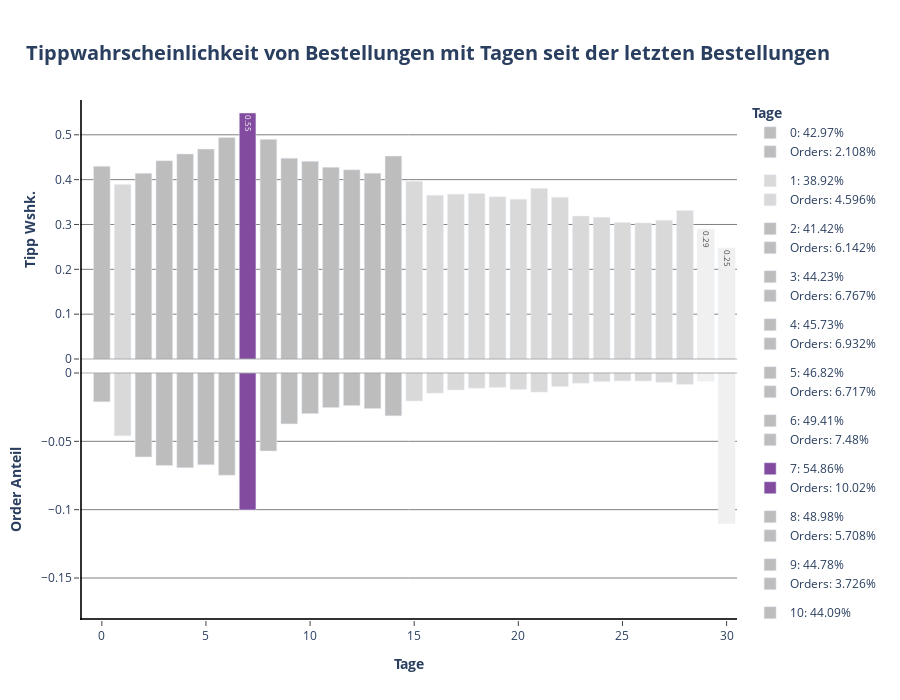

Notebook code for this chart:
### Code cell
# Plot P3: Days_since_prior_order
fig1 = make_subplots(cols= 1, rows= 2, shared_xaxes= True, shared_yaxes= False, vertical_spacing= 0)

for days_since_prior_order in df_days_since_prior_order.days_since_prior_order:

 if df_days_since_prior_order[df_days_since_prior_order.days_since_prior_order == days_since_prior_order].tip_norm.values >= 0.5:
  color = px.colors.sequential.Purpor[5]
  text= df_days_since_prior_order.loc[df_days_since_prior_order.days_since_prior_order == days_since_prior_order].tip_norm.values.round(2)

  fig1.add_trace(
   go.Bar(
    x= df_days_since_prior_order.loc[df_days_since_prior_order.days_since_prior_order == days_since_prior_order].days_since_prior_order,
    y= df_days_since_prior_order.loc[df_days_since_prior_order.days_since_prior_order == days_since_prior_order].tip_norm,
    name= f"{int(days_since_prior_order)}: {(df_days_since_prior_order.loc[df_days_since_prior_order.days_since_prior_order == days_since_prior_order].tip_norm.values[0] * 100).round(2)}%",
    showlegend= True,
    marker= dict(color= color),
    width= 0.8,
    text= text,
    base= 0,
    legendgroup= f"{days_since_prior_order}",
    hovertemplate = f"<b>{df_days_since_prior_order.loc[df_days_since_prior_order.days_since_prior_order == days_since_prior_order].days_since_prior_order.values[0]}</b><br><br>" +
                "Tipp: %{y}<br>" +
                "<extra></extra>"
   ),
   col= 1,
   row= 1
  )

  fig1.add_trace(
   go.Bar(
    x= df_days_since_prior_order.loc[df_days_since_prior_order.days_since_prior_order == days_since_prior_order].days_since_prior_order,
    y= df_days_since_prior_order.loc[df_days_since_prior_order.days_since_prior_order == days_since_prior_order].orders_norm,
    name= f"Orders: {(df_days_since_prior_order.loc[df_days_since_prior_order.days_since_prior_order == days_since_prior_order].orders_norm.values[0] * 100).round(3)}%",
    base = -df_days_since_prior_order.loc[df_days_since_prior_order.days_since_prior_order == days_since_prior_order].orders_norm,
    showlegend= True,
    marker= dict(color= color),
    width= 0.8,
    legendgroup= f"{days_since_prior_order}",
    hovertemplate = f"<b>{df_days_since_prior_order.loc[df_days_since_prior_order.days_since_prior_order == days_since_prior_order].days_since_prior_order.values[0]}</b><br><br>" +
                "Tipp: %{y}<br>" +
                "<extra></extra>"
   ),
   col= 1,
   row= 2
  )

 elif 0.4 < df_days_since_prior_order.loc[df_days_since_prior_order.days_since_prior_order == days_since_prior_order].tip_norm.values < 0.5:
  color= px.colors.sequential.Greys[3]

  fig1.add_trace(
   go.Bar(
    x= df_days_since_prior_order.loc[df_days_since_prior_order.days_since_prior_order == days_since_prior_order].days_since_prior_order,
    y= df_days_since_prior_order.loc[df_days_since_prior_order.days_since_prior_order == days_since_prior_order].tip_norm,
    name= f"{int(days_since_prior_order)}: {(df_days_since_prior_order.loc[df_days_since_prior_order.days_since_prior_order == days_since_prior_order].tip_norm.values[0] * 100).round(2)}%",
    showlegend= True,
    marker= dict(color= color),
    width= 0.8,
    base= 0,
    legendgroup= f"{days_since_prior_order}",
    hovertemplate = f"<b>{df_days_since_prior_order.loc[df_days_since_prior_order.days_since_prior_order == days_since_prior_order].days_since_prior_order.values[0]}</b><br><br>" +
                "Tipp: %{y}<br>" +
                "<extra></extra>"
   ),
   col= 1,
   row= 1
  )

  fig1.add_trace(
   go.Bar(
    x= df_days_since_prior_order.loc[df_days_since_prior_order.days_since_prior_order == days_since_prior_order].days_since_prior_order,
    y= df_days_since_prior_order.loc[df_days_since_prior_order.days_since_prior_order == days_since_prior_order].orders_norm,
    name= f"Orders: {(df_days_since_prior_order.loc[df_days_since_prior_order.days_since_prior_order == days_since_prior_order].orders_norm.values[0] * 100).round(3)}%",
    base = -df_days_since_prior_order.loc[df_days_since_prior_order.days_since_prior_order == days_since_prior_order].orders_norm,
    showlegend= True,
    marker= dict(color= color),
    width= 0.8,
    legendgroup= f"{days_since_prior_order}",
    hovertemplate = f"<b>{df_days_since_prior_order.loc[df_days_since_prior_order.days_since_prior_order == days_since_prior_order].days_since_prior_order.values[0]}</b><br><br>" +
                "Tipp: %{y}<br>" +
                "<extra></extra>"
   ),
   col= 1,
   row= 2
  )

 elif 0.3 < df_days_since_prior_order.loc[df_days_since_prior_order.days_since_prior_order == days_since_prior_order].tip_norm.values < 0.4:
  color= px.colors.sequential.Greys[2]

  fig1.add_trace(
   go.Bar(
    x= df_days_since_prior_order.loc[df_days_since_prior_order.days_since_prior_order == days_since_prior_order].days_since_prior_order,
    y= df_days_since_prior_order.loc[df_days_since_prior_order.days_since_prior_order == days_since_prior_order].tip_norm,
    name= f"{int(days_since_prior_order)}: {(df_days_since_prior_order.loc[df_days_since_prior_order.days_since_prior_order == days_since_prior_order].tip_norm.values[0] * 100).round(2)}%",
    showlegend= True,
    marker= dict(color= color),
    width= 0.8,
    base= 0,
    legendgroup= f"{days_since_prior_order}",
    hovertemplate = f"<b>{df_days_since_prior_order.loc[df_days_since_prior_order.days_since_prior_order == days_since_prior_order].days_since_prior_order.values[0]}</b><br><br>" +
                "Tipp: %{y}<br>" +
                "<extra></extra>"
   ),
   col= 1,
   row= 1
  )

  fig1.add_trace(
   go.Bar(
    x= df_days_since_prior_order.loc[df_days_since_prior_order.days_since_prior_order == days_since_prior_order].days_since_prior_order,
    y= df_days_since_prior_order.loc[df_days_since_prior_order.days_since_prior_order == days_since_prior_order].orders_norm,
    name= f"Orders: {(df_days_since_prior_order.loc[df_days_since_prior_order.days_since_prior_order == days_since_prior_order].orders_norm.values[0] * 100).round(3)}%",
    base = -df_days_since_prior_order.loc[df_days_since_prior_order.days_since_prior_order == days_since_prior_order].orders_norm,
    showlegend= True,
    marker= dict(color= color),
    width= 0.8,
    legendgroup= f"{days_since_prior_order}",
    hovertemplate = f"<b>{df_days_since_prior_order.loc[df_days_since_prior_order.days_since_prior_order == days_since_prior_order].days_since_prior_order.values[0]}</b><br><br>" +
                "Tipp: %{y}<br>" +
                "<extra></extra>"
   ),
   col= 1,
   row= 2
  )

 elif 0.2 < df_days_since_prior_order.loc[df_days_since_prior_order.days_since_prior_order == days_since_prior_order].tip_norm.values < 0.3:
  color= px.colors.sequential.Greys[1]
  text= df_days_since_prior_order.loc[df_days_since_prior_order.days_since_prior_order == days_since_prior_order].tip_norm.values.round(2)

  fig1.add_trace(
   go.Bar(
    x= df_days_since_prior_order.loc[df_days_since_prior_order.days_since_prior_order == days_since_prior_order].days_since_prior_order,
    y= df_days_since_prior_order.loc[df_days_since_prior_order.days_since_prior_order == days_since_prior_order].tip_norm,
    name= f"{int(days_since_prior_order)}: {(df_days_since_prior_order.loc[df_days_since_prior_order.days_since_prior_order == days_since_prior_order].tip_norm.values[0] * 100).round(2)}%",
    showlegend= True,
    marker= dict(color= color),
    width= 0.8,
    text= text,
    base= 0,
    legendgroup= f"{days_since_prior_order}",
    hovertemplate = f"<b>{df_days_since_prior_order.loc[df_days_since_prior_order.days_since_prior_order == days_since_prior_order].days_since_prior_order.values[0]}</b><br><br>" +
                "Tipp: %{y}<br>" +
                "<extra></extra>"
   ),
   col= 1,
   row= 1
  )

  fig1.add_trace(
   go.Bar(
    x= df_days_since_prior_order.loc[df_days_since_prior_order.days_since_prior_order == days_since_prior_order].days_since_prior_order,
    y= df_days_since_prior_order.loc[df_days_since_prior_order.days_since_prior_order == days_since_prior_order].orders_norm,
    name= f"Orders: {(df_days_since_prior_order.loc[df_days_since_prior_order.days_since_prior_order == days_since_prior_order].orders_norm.values[0] * 100).round(3)}%",
    base = -df_days_since_prior_order.loc[df_days_since_prior_order.days_since_prior_order == days_since_prior_order].orders_norm,
    showlegend= True,
    marker= dict(color= color),
    width= 0.8,
    legendgroup= f"{days_since_prior_order}",
    hovertemplate = f"<b>{df_days_since_prior_order.loc[df_days_since_prior_order.days_since_prior_order == days_since_prior_order].days_since_prior_order.values[0]}</b><br><br>" +
                "Tipp: %{y}<br>" +
                "<extra></extra>"
   ),
   col= 1,
   row= 2
  )


fig1.add_hline(
 y= 0,
 opacity= 0.3,
 line_dash= "solid",
 line_color= "grey",
 col= 1,
 row= 1
)

fig1.add_hline(
 y= 0,
 opacity= 0.3,
 line_dash= "solid",
 line_color= "grey",
 col= 1,
 row= 2
)

fig1.add_vline(
 x= -1,
 opacity= 0.8,
 line_dash= "solid",
 line_color= "black",
 col= 1,
 row= 2
)

fig1.add_vline(
 x= -1,
 opacity= 0.8,
 line_dash= "solid",
 line_color= "black",
 col= 1,
 row= 1
)

fig1.add_hline(
 y= -0.18,
 opacity= 0.8,
 line_dash= "solid",
 line_color= "black",
 col= 1,
 row= 2
)

fig1.update_annotations(opacity= 0.8)
fig1.update_layout(title= dict(text= "<b>Tippwahrscheinlichkeit von Bestellungen mit Tagen seit der letzten Bestellungen</b>", font_size= 20, xanchor= "center", yanchor= "top", y=0.935, x=0.475), legend_title_text = "<b>Tage</b>", height= 700)
fig1.update_xaxes(title_text="<b>Tage</b>", ticks= "outside", col= 1, row= 2)
fig1.update_xaxes(showline= False, col= 1, row= 1)
fig1.update_yaxes(title_text="<b>Tipp Wshk.</b>", ticks= "outside", showgrid= True, gridcolor= "grey", col= 1, row= 1, showline= False)
fig1.update_yaxes(title_text="<b>Order Anteil</b>", ticks= "outside", showgrid= True, gridcolor= "grey", col= 1, row= 2)
fig1.update_layout(plot_bgcolor= "white", xaxis= dict(linecolor= "black"), yaxis= dict(linecolor= "black"))
fig1.show()

### Figure 1 — Plotly figure (JSON) as saved in the notebook; plotly's stock layout.template omitted (floating-point values rounded to 4 significant figures)
{"data": [{"base": 0, "hovertemplate": "<b>0.0</b><br><br>Tipp: %{y}<br><extra></extra>", "legendgroup": "0.0", "marker": {"color": "rgb(189,189,189)"}, "name": "0: 42.97%", "showlegend": true, "type": "bar", "width": 0.8, "x": [0], "xaxis": "x", "y": [0.4297], "yaxis": "y"}, {"base": [-0.02108], "hovertemplate": "<b>0.0</b><br><br>Tipp: %{y}<br><extra></extra>", "legendgroup": "0.0", "marker": {"color": "rgb(189,189,189)"}, "name": "Orders: 2.108%", "showlegend": true, "type": "bar", "width": 0.8, "x": [0], "xaxis": "x2", "y": [0.02108], "yaxis": "y2"}, {"base": 0, "hovertemplate": "<b>1.0</b><br><br>Tipp: %{y}<br><extra></extra>", "legendgroup": "1.0", "marker": {"color": "rgb(217,217,217)"}, "name": "1: 38.92%", "showlegend": true, "type": "bar", "width": 0.8, "x": [1], "xaxis": "x", "y": [0.3892], "yaxis": "y"}, {"base": [-0.04596], "hovertemplate": "<b>1.0</b><br><br>Tipp: %{y}<br><extra></extra>", "legendgroup": "1.0", "marker": {"color": "rgb(217,217,217)"}, "name": "Orders: 4.596%", "showlegend": true, "type": "bar", "width": 0.8, "x": [1], "xaxis": "x2", "y": [0.04596], "yaxis": "y2"}, {"base": 0, "hovertemplate": "<b>2.0</b><br><br>Tipp: %{y}<br><extra></extra>", "legendgroup": "2.0", "marker": {"color": "rgb(189,189,189)"}, "name": "2: 41.42%", "showlegend": true, "type": "bar", "width": 0.8, "x": [2], "xaxis": "x", "y": [0.4142], "yaxis": "y"}, {"base": [-0.06142], "hovertemplate": "<b>2.0</b><br><br>Tipp: %{y}<br><extra></extra>", "legendgroup": "2.0", "marker": {"color": "rgb(189,189,189)"}, "name": "Orders: 6.142%", "showlegend": true, "type": "bar", "width": 0.8, "x": [2], "xaxis": "x2", "y": [0.06142], "yaxis": "y2"}, {"base": 0, "hovertemplate": "<b>3.0</b><br><br>Tipp: %{y}<br><extra></extra>", "legendgroup": "3.0", "marker": {"color": "rgb(189,189,189)"}, "name": "3: 44.23%", "showlegend": true, "type": "bar", "width": 0.8, "x": [3], "xaxis": "x", "y": [0.4423], "yaxis": "y"}, {"base": [-0.06767], "hovertemplate": "<b>3.0</b><br><br>Tipp: %{y}<br><extra></extra>", "legendgroup": "3.0", "marker": {"color": "rgb(189,189,189)"}, "name": "Orders: 6.767%", "showlegend": true, "type": "bar", "width": 0.8, "x": [3], "xaxis": "x2", "y": [0.06767], "yaxis": "y2"}, {"base": 0, "hovertemplate": "<b>4.0</b><br><br>Tipp: %{y}<br><extra></extra>", "legendgroup": "4.0", "marker": {"color": "rgb(189,189,189)"}, "name": "4: 45.73%", "showlegend": true, "type": "bar", "width": 0.8, "x": [4], "xaxis": "x", "y": [0.4573], "yaxis": "y"}, {"base": [-0.06932], "hovertemplate": "<b>4.0</b><br><br>Tipp: %{y}<br><extra></extra>", "legendgroup": "4.0", "marker": {"color": "rgb(189,189,189)"}, "name": "Orders: 6.932%", "showlegend": true, "type": "bar", "width": 0.8, "x": [4], "xaxis": "x2", "y": [0.06932], "yaxis": "y2"}, {"base": 0, "hovertemplate": "<b>5.0</b><br><br>Tipp: %{y}<br><extra></extra>", "legendgroup": "5.0", "marker": {"color": "rgb(189,189,189)"}, "name": "5: 46.82%", "showlegend": true, "type": "bar", "width": 0.8, "x": [5], "xaxis": "x", "y": [0.4682], "yaxis": "y"}, {"base": [-0.06717], "hovertemplate": "<b>5.0</b><br><br>Tipp: %{y}<br><extra></extra>", "legendgroup": "5.0", "marker": {"color": "rgb(189,189,189)"}, "name": "Orders: 6.717%", "showlegend": true, "type": "bar", "width": 0.8, "x": [5], "xaxis": "x2", "y": [0.06717], "yaxis": "y2"}, {"base": 0, "hovertemplate": "<b>6.0</b><br><br>Tipp: %{y}<br><extra></extra>", "legendgroup": "6.0", "marker": {"color": "rgb(189,189,189)"}, "name": "6: 49.41%", "showlegend": true, "type": "bar", "width": 0.8, "x": [6], "xaxis": "x", "y": [0.4941], "yaxis": "y"}, {"base": [-0.0748], "hovertemplate": "<b>6.0</b><br><br>Tipp: %{y}<br><extra></extra>", "legendgroup": "6.0", "marker": {"color": "rgb(189,189,189)"}, "name": "Orders: 7.48%", "showlegend": true, "type": "bar", "width": 0.8, "x": [6], "xaxis": "x2", "y": [0.0748], "yaxis": "y2"}, {"base": 0, "hovertemplate": "<b>7.0</b><br><br>Tipp: %{y}<br><extra></extra>", "legendgroup": "7.0", "marker": {"color": "rgb(131, 75, 160)"}, "name": "7: 54.86%", "showlegend": true, "text": [0.55], "type": "bar", "width": 0.8, "x": [7], "xaxis": "x", "y": [0.5486], "yaxis": "y"}, {"base": [-0.1002], "hovertemplate": "<b>7.0</b><br><br>Tipp: %{y}<br><extra></extra>", "legendgroup": "7.0", "marker": {"color": "rgb(131, 75, 160)"}, "name": "Orders: 10.02%", "showlegend": true, "type": "bar", "width": 0.8, "x": [7], "xaxis": "x2", "y": [0.1002], "yaxis": "y2"}, {"base": 0, "hovertemplate": "<b>8.0</b><br><br>Tipp: %{y}<br><extra></extra>", "legendgroup": "8.0", "marker": {"color": "rgb(189,189,189)"}, "name": "8: 48.98%", "showlegend": true, "type": "bar", "width": 0.8, "x": [8], "xaxis": "x", "y": [0.4898], "yaxis": "y"}, {"base": [-0.05708], "hovertemplate": "<b>8.0</b><br><br>Tipp: %{y}<br><extra></extra>", "legendgroup": "8.0", "marker": {"color": "rgb(189,189,189)"}, "name": "Orders: 5.708%", "showlegend": true, "type": "bar", "width": 0.8, "x": [8], "xaxis": "x2", "y": [0.05708], "yaxis": "y2"}, {"base": 0, "hovertemplate": "<b>9.0</b><br><br>Tipp: %{y}<br><extra></extra>", "legendgroup": "9.0", "marker": {"color": "rgb(189,189,189)"}, "name": "9: 44.78%", "showlegend": true, "type": "bar", "width": 0.8, "x": [9], "xaxis": "x", "y": [0.4478], "yaxis": "y"}, {"base": [-0.03726], "hovertemplate": "<b>9.0</b><br><br>Tipp: %{y}<br><extra></extra>", "legendgroup": "9.0", "marker": {"color": "rgb(189,189,189)"}, "name": "Orders: 3.726%", "showlegend": true, "type": "bar", "width": 0.8, "x": [9], "xaxis": "x2", "y": [0.03726], "yaxis": "y2"}, {"base": 0, "hovertemplate": "<b>10.0</b><br><br>Tipp: %{y}<br><extra></extra>", "legendgroup": "10.0", "marker": {"color": "rgb(189,189,189)"}, "name": "10: 44.09%", "showlegend": true, "type": "bar", "width": 0.8, "x": [10], "xaxis": "x", "y": [0.4409], "yaxis": "y"}, {"base": [-0.02973], "hovertemplate": "<b>10.0</b><br><br>Tipp: %{y}<br><extra></extra>", "legendgroup": "10.0", "marker": {"color": "rgb(189,189,189)"}, "name": "Orders: 2.973%", "showlegend": true, "type": "bar", "width": 0.8, "x": [10], "xaxis": "x2", "y": [0.02973], "yaxis": "y2"}, {"base": 0, "hovertemplate": "<b>11.0</b><br><br>Tipp: %{y}<br><extra></extra>", "legendgroup": "11.0", "marker": {"color": "rgb(189,189,189)"}, "name": "11: 42.77%", "showlegend": true, "type": "bar", "width": 0.8, "x": [11], "xaxis": "x", "y": [0.4277], "yaxis": "y"}, {"base": [-0.0253], "hovertemplate": "<b>11.0</b><br><br>Tipp: %{y}<br><extra></extra>", "legendgroup": "11.0", "marker": {"color": "rgb(189,189,189)"}, "name": "Orders: 2.53%", "showlegend": true, "type": "bar", "width": 0.8, "x": [11], "xaxis": "x2", "y": [0.0253], "yaxis": "y2"}, {"base": 0, "hovertemplate": "<b>12.0</b><br><br>Tipp: %{y}<br><extra></extra>", "legendgroup": "12.0", "marker": {"color": "rgb(189,189,189)"}, "name": "12: 42.21%", "showlegend": true, "type": "bar", "width": 0.8, "x": [12], "xaxis": "x", "y": [0.4221], "yaxis": "y"}, {"base": [-0.02386], "hovertemplate": "<b>12.0</b><br><br>Tipp: %{y}<br><extra></extra>", "legendgroup": "12.0", "marker": {"color": "rgb(189,189,189)"}, "name": "Orders: 2.386%", "showlegend": true, "type": "bar", "width": 0.8, "x": [12], "xaxis": "x2", "y": [0.02386], "yaxis": "y2"}, {"base": 0, "hovertemplate": "<b>13.0</b><br><br>Tipp: %{y}<br><extra></extra>", "legendgroup": "13.0", "marker": {"color": "rgb(189,189,189)"}, "name": "13: 41.45%", "showlegend": true, "type": "bar", "width": 0.8, "x": [13], "xaxis": "x", "y": [0.4145], "yaxis": "y"}, {"base": [-0.02604], "hovertemplate": "<b>13.0</b><br><br>Tipp: %{y}<br><extra></extra>", "legendgroup": "13.0", "marker": {"color": "rgb(189,189,189)"}, "name": "Orders: 2.604%", "showlegend": true, "type": "bar", "width": 0.8, "x": [13], "xaxis": "x2", "y": [0.02604], "yaxis": "y2"}, {"base": 0, "hovertemplate": "<b>14.0</b><br><br>Tipp: %{y}<br><extra></extra>", "legendgroup": "14.0", "marker": {"color": "rgb(189,189,189)"}, "name": "14: 45.25%", "showlegend": true, "type": "bar", "width": 0.8, "x": [14], "xaxis": "x", "y": [0.4525], "yaxis": "y"}, {"base": [-0.03134], "hovertemplate": "<b>14.0</b><br><br>Tipp: %{y}<br><extra></extra>", "legendgroup": "14.0", "marker": {"color": "rgb(189,189,189)"}, "name": "Orders: 3.134%", "showlegend": true, "type": "bar", "width": 0.8, "x": [14], "xaxis": "x2", "y": [0.03134], "yaxis": "y2"}, {"base": 0, "hovertemplate": "<b>15.0</b><br><br>Tipp: %{y}<br><extra></extra>", "legendgroup": "15.0", "marker": {"color": "rgb(217,217,217)"}, "name": "15: 39.66%", "showlegend": true, "type": "bar", "width": 0.8, "x": [15], "xaxis": "x", "y": [0.3966], "yaxis": "y"}, {"base": [-0.02053], "hovertemplate": "<b>15.0</b><br><br>Tipp: %{y}<br><extra></extra>", "legendgroup": "15.0", "marker": {"color": "rgb(217,217,217)"}, "name": "Orders: 2.053%", "showlegend": true, "type": "bar", "width": 0.8, "x": [15], "xaxis": "x2", "y": [0.02053], "yaxis": "y2"}, {"base": 0, "hovertemplate": "<b>16.0</b><br><br>Tipp: %{y}<br><extra></extra>", "legendgroup": "16.0", "marker": {"color": "rgb(217,217,217)"}, "name": "16: 36.51%", "showlegend": true, "type": "bar", "width": 0.8, "x": [16], "xaxis": "x", "y": [0.3651], "yaxis": "y"}, {"base": [-0.01475], "hovertemplate": "<b>16.0</b><br><br>Tipp: %{y}<br><extra></extra>", "legendgroup": "16.0", "marker": {"color": "rgb(217,217,217)"}, "name": "Orders: 1.475%", "showlegend": true, "type": "bar", "width": 0.8, "x": [16], "xaxis": "x2", "y": [0.01475], "yaxis": "y2"}, {"base": 0, "hovertemplate": "<b>17.0</b><br><br>Tipp: %{y}<br><extra></extra>", "legendgroup": "17.0", "marker": {"color": "rgb(217,217,217)"}, "name": "17: 36.77%", "showlegend": true, "type": "bar", "width": 0.8, "x": [17], "xaxis": "x", "y": [0.3677], "yaxis": "y"}, {"base": [-0.01239], "hovertemplate": "<b>17.0</b><br><br>Tipp: %{y}<br><extra></extra>", "legendgroup": "17.0", "marker": {"color": "rgb(217,217,217)"}, "name": "Orders: 1.239%", "showlegend": true, "type": "bar", "width": 0.8, "x": [17], "xaxis": "x2", "y": [0.01239], "yaxis": "y2"}, {"base": 0, "hovertemplate": "<b>18.0</b><br><br>Tipp: %{y}<br><extra></extra>", "legendgroup": "18.0", "marker": {"color": "rgb(217,217,217)"}, "name": "18: 36.91%", "showlegend": true, "type": "bar", "width": 0.8, "x": [18], "xaxis": "x", "y": [0.3691], "yaxis": "y"}, {"base": [-0.01113], "hovertemplate": "<b>18.0</b><br><br>Tipp: %{y}<br><extra></extra>", "legendgroup": "18.0", "marker": {"color": "rgb(217,217,217)"}, "name": "Orders: 1.113%", "showlegend": true, "type": "bar", "width": 0.8, "x": [18], "xaxis": "x2", "y": [0.01113], "yaxis": "y2"}, {"base": 0, "hovertemplate": "<b>19.0</b><br><br>Tipp: %{y}<br><extra></extra>", "legendgroup": "19.0", "marker": {"color": "rgb(217,217,217)"}, "name": "19: 36.19%", "showlegend": true, "type": "bar", "width": 0.8, "x": [19], "xaxis": "x", "y": [0.3619], "yaxis": "y"}, {"base": [-0.01055], "hovertemplate": "<b>19.0</b><br><br>Tipp: %{y}<br><extra></extra>", "legendgroup": "19.0", "marker": {"color": "rgb(217,217,217)"}, "name": "Orders: 1.055%", "showlegend": true, "type": "bar", "width": 0.8, "x": [19], "xaxis": "x2", "y": [0.01055], "yaxis": "y2"}, {"base": 0, "hovertemplate": "<b>20.0</b><br><br>Tipp: %{y}<br><extra></extra>", "legendgroup": "20.0", "marker": {"color": "rgb(217,217,217)"}, "name": "20: 35.63%", "showlegend": true, "type": "bar", "width": 0.8, "x": [20], "xaxis": "x", "y": [0.3563], "yaxis": "y"}, {"base": [-0.01201], "hovertemplate": "<b>20.0</b><br><br>Tipp: %{y}<br><extra></extra>", "legendgroup": "20.0", "marker": {"color": "rgb(217,217,217)"}, "name": "Orders: 1.201%", "showlegend": true, "type": "bar", "width": 0.8, "x": [20], "xaxis": "x2", "y": [0.01201], "yaxis": "y2"}, {"base": 0, "hovertemplate": "<b>21.0</b><br><br>Tipp: %{y}<br><extra></extra>", "legendgroup": "21.0", "marker": {"color": "rgb(217,217,217)"}, "name": "21: 38.01%", "showlegend": true, "type": "bar", "width": 0.8, "x": [21], "xaxis": "x", "y": [0.3801], "yaxis": "y"}, {"base": [-0.01396], "hovertemplate": "<b>21.0</b><br><br>Tipp: %{y}<br><extra></extra>", "legendgroup": "21.0", "marker": {"color": "rgb(217,217,217)"}, "name": "Orders: 1.396%", "showlegend": true, "type": "bar", "width": 0.8, "x": [21], "xaxis": "x2", "y": [0.01396], "yaxis": "y2"}, {"base": 0, "hovertemplate": "<b>22.0</b><br><br>Tipp: %{y}<br><extra></extra>", "legendgroup": "22.0", "marker": {"color": "rgb(217,217,217)"}, "name": "22: 36.06%", "showlegend": true, "type": "bar", "width": 0.8, "x": [22], "xaxis": "x", "y": [0.3606], "yaxis": "y"}, {"base": [-0.009889], "hovertemplate": "<b>22.0</b><br><br>Tipp: %{y}<br><extra></extra>", "legendgroup": "22.0", "marker": {"color": "rgb(217,217,217)"}, "name": "Orders: 0.989%", "showlegend": true, "type": "bar", "width": 0.8, "x": [22], "xaxis": "x2", "y": [0.009889], "yaxis": "y2"}, {"base": 0, "hovertemplate": "<b>23.0</b><br><br>Tipp: %{y}<br><extra></extra>", "legendgroup": "23.0", "marker": {"color": "rgb(217,217,217)"}, "name": "23: 31.87%", "showlegend": true, "type": "bar", "width": 0.8, "x": [23], "xaxis": "x", "y": [0.3187], "yaxis": "y"}, {"base": [-0.007481], "hovertemplate": "<b>23.0</b><br><br>Tipp: %{y}<br><extra></extra>", "legendgroup": "23.0", "marker": {"color": "rgb(217,217,217)"}, "name": "Orders: 0.748%", "showlegend": true, "type": "bar", "width": 0.8, "x": [23], "xaxis": "x2", "y": [0.007481], "yaxis": "y2"}, {"base": 0, "hovertemplate": "<b>24.0</b><br><br>Tipp: %{y}<br><extra></extra>", "legendgroup": "24.0", "marker": {"color": "rgb(217,217,217)"}, "name": "24: 31.62%", "showlegend": true, "type": "bar", "width": 0.8, "x": [24], "xaxis": "x", "y": [0.3162], "yaxis": "y"}, {"base": [-0.00628], "hovertemplate": "<b>24.0</b><br><br>Tipp: %{y}<br><extra></extra>", "legendgroup": "24.0", "marker": {"color": "rgb(217,217,217)"}, "name": "Orders: 0.628%", "showlegend": true, "type": "bar", "width": 0.8, "x": [24], "xaxis": "x2", "y": [0.00628], "yaxis": "y2"}, {"base": 0, "hovertemplate": "<b>25.0</b><br><br>Tipp: %{y}<br><extra></extra>", "legendgroup": "25.0", "marker": {"color": "rgb(217,217,217)"}, "name": "25: 30.44%", "showlegend": true, "type": "bar", "width": 0.8, "x": [25], "xaxis": "x", "y": [0.3044], "yaxis": "y"}, {"base": [-0.005785], "hovertemplate": "<b>25.0</b><br><br>Tipp: %{y}<br><extra></extra>", "legendgroup": "25.0", "marker": {"color": "rgb(217,217,217)"}, "name": "Orders: 0.579%", "showlegend": true, "type": "bar", "width": 0.8, "x": [25], "xaxis": "x2", "y": [0.005785], "yaxis": "y2"}, {"base": 0, "hovertemplate": "<b>26.0</b><br><br>Tipp: %{y}<br><extra></extra>", "legendgroup": "26.0", "marker": {"color": "rgb(217,217,217)"}, "name": "26: 30.35%", "showlegend": true, "type": "bar", "width": 0.8, "x": [26], "xaxis": "x", "y": [0.3035], "yaxis": "y"}, {"base": [-0.005894], "hovertemplate": "<b>26.0</b><br><br>Tipp: %{y}<br><extra></extra>", "legendgroup": "26.0", "marker": {"color": "rgb(217,217,217)"}, "name": "Orders: 0.589%", "showlegend": true, "type": "bar", "width": 0.8, "x": [26], "xaxis": "x2", "y": [0.005894], "yaxis": "y2"}, {"base": 0, "hovertemplate": "<b>27.0</b><br><br>Tipp: %{y}<br><extra></extra>", "legendgroup": "27.0", "marker": {"color": "rgb(217,217,217)"}, "name": "27: 30.92%", "showlegend": true, "type": "bar", "width": 0.8, "x": [27], "xaxis": "x", "y": [0.3092], "yaxis": "y"}, {"base": [-0.006826], "hovertemplate": "<b>27.0</b><br><br>Tipp: %{y}<br><extra></extra>", "legendgroup": "27.0", "marker": {"color": "rgb(217,217,217)"}, "name": "Orders: 0.683%", "showlegend": true, "type": "bar", "width": 0.8, "x": [27], "xaxis": "x2", "y": [0.006826], "yaxis": "y2"}, {"base": 0, "hovertemplate": "<b>28.0</b><br><br>Tipp: %{y}<br><extra></extra>", "legendgroup": "28.0", "marker": {"color": "rgb(217,217,217)"}, "name": "28: 33.09%", "showlegend": true, "type": "bar", "width": 0.8, "x": [28], "xaxis": "x", "y": [0.3309], "yaxis": "y"}, {"base": [-0.008308], "hovertemplate": "<b>28.0</b><br><br>Tipp: %{y}<br><extra></extra>", "legendgroup": "28.0", "marker": {"color": "rgb(217,217,217)"}, "name": "Orders: 0.831%", "showlegend": true, "type": "bar", "width": 0.8, "x": [28], "xaxis": "x2", "y": [0.008308], "yaxis": "y2"}, {"base": 0, "hovertemplate": "<b>29.0</b><br><br>Tipp: %{y}<br><extra></extra>", "legendgroup": "29.0", "marker": {"color": "rgb(240,240,240)"}, "name": "29: 28.96%", "showlegend": true, "text": [0.29], "type": "bar", "width": 0.8, "x": [29], "xaxis": "x", "y": [0.2896], "yaxis": "y"}, {"base": [-0.005966], "hovertemplate": "<b>29.0</b><br><br>Tipp: %{y}<br><extra></extra>", "legendgroup": "29.0", "marker": {"color": "rgb(240,240,240)"}, "name": "Orders: 0.597%", "showlegend": true, "type": "bar", "width": 0.8, "x": [29], "xaxis": "x2", "y": [0.005966], "yaxis": "y2"}, {"base": 0, "hovertemplate": "<b>30.0</b><br><br>Tipp: %{y}<br><extra></extra>", "legendgroup": "30.0", "marker": {"color": "rgb(240,240,240)"}, "name": "30: 24.75%", "showlegend": true, "text": [0.25], "type": "bar", "width": 0.8, "x": [30], "xaxis": "x", "y": [0.2475], "yaxis": "y"}, {"base": [-0.11], "hovertemplate": "<b>30.0</b><br><br>Tipp: %{y}<br><extra></extra>", "legendgroup": "30.0", "marker": {"color": "rgb(240,240,240)"}, "name": "Orders: 11.003%", "showlegend": true, "type": "bar", "width": 0.8, "x": [30], "xaxis": "x2", "y": [0.11], "yaxis": "y2"}], "layout": {"height": 700, "legend": {"title": {"text": "<b>Tage</b>"}}, "plot_bgcolor": "white", "shapes": [{"line": {"color": "grey", "dash": "solid"}, "opacity": 0.3, "type": "line", "x0": 0, "x1": 1, "xref": "x domain", "y0": 0, "y1": 0, "yref": "y"}, {"line": {"color": "grey", "dash": "solid"}, "opacity": 0.3, "type": "line", "x0": 0, "x1": 1, "xref": "x2 domain", "y0": 0, "y1": 0, "yref": "y2"}, {"line": {"color": "black", "dash": "solid"}, "opacity": 0.8, "type": "line", "x0": -1, "x1": -1, "xref": "x2", "y0": 0, "y1": 1, "yref": "y2 domain"}, {"line": {"color": "black", "dash": "solid"}, "opacity": 0.8, "type": "line", "x0": -1, "x1": -1, "xref": "x", "y0": 0, "y1": 1, "yref": "y domain"}, {"line": {"color": "black", "dash": "solid"}, "opacity": 0.8, "type": "line", "x0": 0, "x1": 1, "xref": "x2 domain", "y0": -0.18, "y1": -0.18, "yref": "y2"}], "title": {"font": {"size": 20}, "text": "<b>Tippwahrscheinlichkeit von Bestellungen mit Tagen seit der letzten Bestellungen</b>", "x": 0.475, "xanchor": "center", "y": 0.935, "yanchor": "top"}, "xaxis": {"anchor": "y", "domain": [0, 1], "linecolor": "black", "matches": "x2", "showline": false, "showticklabels": false}, "xaxis2": {"anchor": "y2", "domain": [0, 1], "ticks": "outside", "title": {"text": "<b>Tage</b>"}}, "yaxis": {"anchor": "x", "domain": [0.5, 1], "gridcolor": "grey", "linecolor": "black", "showgrid": true, "showline": false, "ticks": "outside", "title": {"text": "<b>Tipp Wshk.</b>"}}, "yaxis2": {"anchor": "x2", "domain": [0, 0.5], "gridcolor": "grey", "showgrid": true, "ticks": "outside", "title": {"text": "<b>Order Anteil</b>"}}}}
